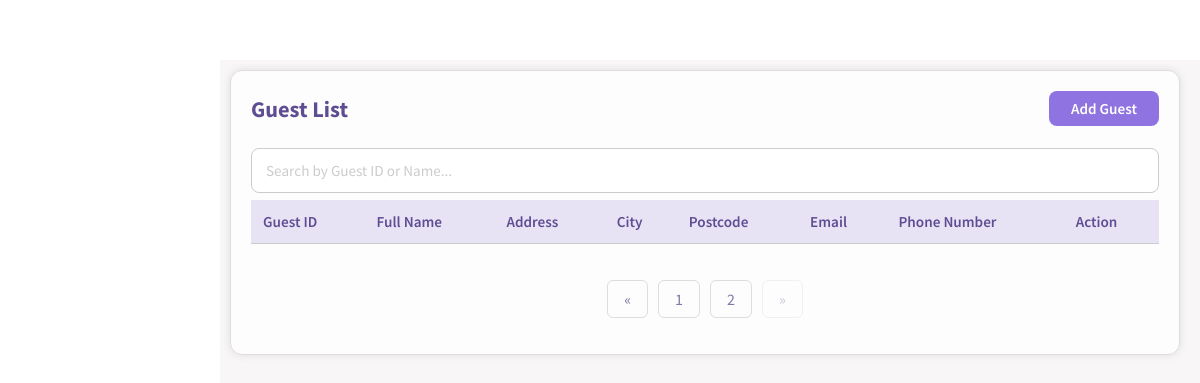
The app's page /guest.php?page=3 (signed in), older data.
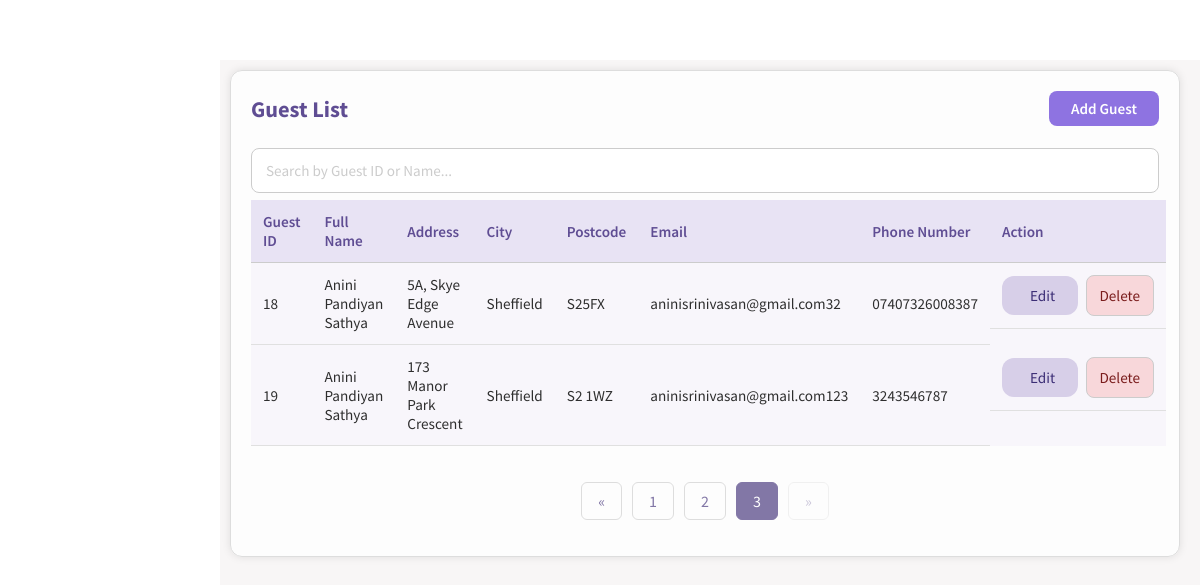
The same page, newer data.
### tables this page shows
CREATE TABLE GUEST(
GUEST_ID INTEGER NOT NULL PRIMARY KEY AUTOINCREMENT,
F_NAME TEXT NOT NULL,
M_NAME TEXT,
L_NAME TEXT NOT NULL,
GUEST_ADDRESS TEXT NOT NULL,
CITY TEXT NOT NULL,
POSTCODE TEXT NOT NULL,
GUEST_EMAIL TEXT NOT NULL UNIQUE,
GUEST_PHNO TEXT NOT NULL UNIQUE
);

### functions.php (the view, shortened to what this page needs)
<?php
function createDB()
{
    $db = new SQLite3('hotelSQL.db');
    $db->exec("PRAGMA foreign_keys = ON");
    return $db;
}
function GuestList($editingId = null, $limit = null, $offset = null)
{
    $db = createDB();
    $select_query = "SELECT * FROM GUEST ORDER BY GUEST_ID ASC";
    $select_query = applyPagination($select_query, $limit, $offset);
    $result = $db->query($select_query);
    while ($row = $result->fetchArray(SQLITE3_ASSOC)) {
        $name = trim($row['F_NAME'] . " " . $row['M_NAME'] . " " . $row['L_NAME']);
        if ($editingId == $row['GUEST_ID']) {
            echo "<form method='post'><tr>";
            echo "<td>" . $row['GUEST_ID'] . "</td>";
            echo "<input type='hidden' name='guest-id' value='" . $row['GUEST_ID'] . "'>";
            echo "<td>
                    <input type='text' name='fname' value='" . htmlspecialchars($row['F_NAME']) . "' required placeholder='First Name'><br>
                    <input type='text' name='mname' value='" . htmlspecialchars($row['M_NAME']) . "' placeholder='Middle Name'><br>
                    <input type='text' name='lname' value='" . htmlspecialchars($row['L_NAME']) . "' required placeholder='Last Name'>
                  </td>";
            echo "<td>
                    <input type='text' name='address'
                           value='" . htmlspecialchars($row['GUEST_ADDRESS']) . "' required>
                  </td>";
            echo "<td>
                    <input type='text' name='city'
                           value='" . htmlspecialchars($row['CITY']) . "' required>
                  </td>";
            echo "<td>
                    <input type='text' name='postcode'
                           value='" . htmlspecialchars($row['POSTCODE']) . "' required>
                  </td>";
            echo "<td>
                    <input type='email' name='email'
                           value='" . htmlspecialchars($row['GUEST_EMAIL']) . "' required>
                  </td>";
            echo "<td>
                    <input type='text' name='phone'
                           value='" . htmlspecialchars($row['GUEST_PHNO']) . "' required>
                  </td>";
            echo "<td>
                    <input type='submit' class='submit-btn' name='save' value='Save'>
                    <input type='submit' class='delete-button-in-list' name='cancel' value='Cancel'>
                  </td>";
            echo "</tr></form>";
        } else {
            echo "<form method='post'><tr>";
            echo "<td>" . $row['GUEST_ID'] . "</td>";
            echo "<td>" . $name . "</td>";
            echo "<td>" . $row['GUEST_ADDRESS'] . "</td>";
            echo "<td>" . $row['CITY'] . "</td>";
            echo "<td>" . $row['POSTCODE'] . "</td>";
            echo "<td>" . $row['GUEST_EMAIL'] . "</td>";
            echo "<td>" . $row['GUEST_PHNO'] . "</td>";
            echo "<td>
                    <input type='hidden' name='guest-id' value='" . $row['GUEST_ID'] . "'>
                    <input type='submit' class='edit-button-in-list' name='edit' value='Edit'>
                    <input type='button' class='delete-button-in-list' name='delete' value='Delete'>
                  </td>";
            echo "</tr></form>";
        }
    }
}
function applyPagination($sql, $limit, $offset)
{
    if ($limit !== null && $offset !== null) {
        $limit = (int) $limit;
        $offset = (int) $offset;
        $sql .= " LIMIT $limit OFFSET $offset";
    }
    return $sql;
}
?>

### guest.php (shortened to what this page needs)
<!DOCTYPE html>
<html lang="en">
<head>
    <link rel="stylesheet" href="style.css" />
</head>
<?php
require_once("functions.php");
$editingId = null;
$records_per_page = 5;
$current_page = isset($_GET["page"]) ? intval($_GET["page"]) : 1;
$db = createDB();
$total_query = "SELECT COUNT(*) AS total FROM GUEST";
$total_result = $db->query($total_query);
$total_row = $total_result->fetchArray(SQLITE3_ASSOC);
$total_records = (int) ($total_row['total'] ?? 0);
$total_pages = $total_records > 0 ? (int) ceil($total_records / $records_per_page) : 1;
$offset = ($current_page - 1) * $records_per_page;
?>
<body onload="loadNavbar()">
    <div class="main_content">
        <section class="add-container">
            <div class="heading-row">
                <h2>Guest List</h2>
                <a class="add-btn" href="guest-add.php">Add Guest</a>
            </div>
            <div class="search-bar">
                <input type="text" id="searchInput" placeholder="Search by Guest ID or Name..." autocomplete="off"
                    onkeyup="filterHotelList(this)">
            </div>
            <table class="base-table">
                <thead>
                    <tr>
                        <th>Guest ID</th>
                        <th>Full Name</th>
                        <th>Address</th>
                        <th>City</th>
                        <th>Postcode</th>
                        <th>Email</th>
                        <th>Phone Number</th>
                        <th>Action</th>
                    </tr>
                </thead>
                <tbody>
                    <?php GuestList($editingId, $records_per_page, $offset) ?>
                </tbody>
            </table>
            <br />
            <ul class="pagination">
                <?php if ($current_page > 1): ?>
                    <?php $prev_page = $current_page - 1; ?>
                    <li><a href="?page=<?= $prev_page ?>">&laquo;</a></li>
                <?php else: ?>
                    <li class="disabled"><span>&laquo;</span></li>
                <?php endif; ?>
                <?php for ($i = 1; $i <= $total_pages; $i++): ?>
                    <?php if ($i == $current_page): ?>
                        <li class="active"><span><?= $i ?></span></li>
                    <?php else: ?>
                        <li><a href="?page=<?= $i ?>"><?= $i ?></a></li>
                    <?php endif; ?>
                <?php endfor; ?>
                <?php if ($current_page < $total_pages): ?>
                    <?php $next_page = $current_page + 1; ?>
                    <li><a href="?page=<?= $next_page ?>">&raquo;</a></li>
                <?php else: ?>
                    <li class="disabled"><span>&raquo;</span></li>
                <?php endif; ?>
            </ul>
        </section>
    </div>
</body>
</html>

### style.css (style rules this page uses)
html, body { margin: 0; padding: 0; box-sizing: border-box; }
*, *::before, *::after { box-sizing: inherit; }
* { font-family: "Source Sans Pro", Helvetica, sans-serif; }
input::placeholder { color: #ccc; }
.main_content { margin-top: 60px; margin-left: 220px; padding: 10px 20px 20px 10px; background: #f8f6f6; min-height: calc(100vh - 60px); color: #2e2e2e; flex: 1; overflow-x: hidden; }
.add-container h2 { color: #5f4d93; font-size: 1.4rem; font-weight: 700; margin-bottom: 20px; text-align: left; }
.add-container .search-bar { margin: 5px 0; padding: 2px 0; }
.add-container .search-bar input { display: block; width: 100%; padding: 12px 14px; border: 1px solid #ccc; }
.base-table { width: 100%; border-collapse: collapse; color: #2e2e2e; font-size: 0.95rem; background-color: #fff; }
.base-table thead { background-color: #e8e3f4; }
.base-table th { text-align: left; font-weight: 600; color: #5f4d93; padding: 12px; border-bottom: 1px solid #ccc; }
.base-table td { padding: 12px; border-bottom: 1px solid #e0e0e0; }
.base-table td:last-child { display: flex; justify-content: flex-start; align-items: center; gap: 8px; }
.base-table tr:nth-child(even) { background-color: #f8f6fb; }
.add-container { width: 100%; max-width: none; padding: 20px 20px 20px 20px; margin: 0 0 30px 0; background: rgba(255, 255, 255, 0.8); border-radius: 12px; border: 1px solid #ddd; box-shadow: 0 0 8px rgba(0, 0, 0, 0.1); }
.add-container input { padding: 10px; border: 1px solid #ccc; border-radius: 8px; font-size: 0.95rem; background-color: #fff; transition: border-color 0.3s, box-shadow 0.3s; }
.add-container td input[type="submit"] { padding: 10px 28px; border: none; border-radius: 12px; font-size: 0.95rem; font-weight: 500; cursor: pointer; }
.add-container .edit-button-in-list { background-color: #d7cfe8; color: #3b2d75; }
.add-container .delete-button-in-list { background-color: #f8d7da; color: #7a1c1c; }
.base-form input, .add-container input, .add-container select, .base-form select { width: 50%; max-width: 100%; }
.pagination { display: flex; justify-content: center; list-style-type: none; padding: 0; }
.pagination li { margin: 0 5px; }
.pagination a, .pagination span { text-decoration: none; color: #8277a6; padding: 8px 16px; border: 1px solid #ddd; border-radius: 6px; cursor: pointer; display: inline-block; }
.pagination li.active span { background-color: #8277a6; color: white; border-color: #8277a6; }
.pagination li.disabled span { opacity: 0.4; cursor: not-allowed; }
.add-btn { display: inline-block; padding: 8px 22px; background-color: #8e73e1; color: #fff; border-radius: 8px; font-weight: 600; font-size: 0.95rem; text-decoration: none; }
.heading-row { display: flex; align-items: center; justify-content: space-between; margin-bottom: 20px; }
.heading-row h2 { margin: 0; color: #5f4d93; font-size: 1.4rem; font-weight: 700; }
.edit-button-in-list, .delete-button-in-list { cursor: pointer; }

Row changes from the older to the newer data that the page shows:
added guest: GUEST_ID "18", name "Anini Pandiyan Sathya", GUEST_ADDRESS "5A, Skye Edge Avenue", CITY "Sheffield", POSTCODE "S25FX", GUEST_EMAIL "aninisrinivasan@gmail.com32", GUEST_PHNO "07407326008387"
added guest: GUEST_ID "19", name "Anini Pandiyan Sathya", GUEST_ADDRESS "173 Manor Park Crescent", CITY "Sheffield", POSTCODE "S2 1WZ", GUEST_EMAIL "aninisrinivasan@gmail.com123", GUEST_PHNO "3243546787"
Text that changed along with them:
new list line: "3"
